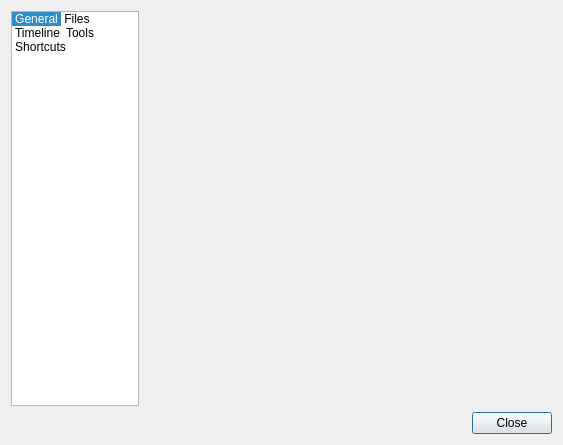
<?xml version="1.0" encoding="UTF-8"?>
<ui version="4.0">
 <class>PreferencesDialog</class>
 <widget class="QDialog" name="PreferencesDialog">
  <property name="geometry">
   <rect>
    <x>0</x>
    <y>0</y>
    <width>563</width>
    <height>445</height>
   </rect>
  </property>
  <property name="maximumSize">
   <size>
    <width>600</width>
    <height>680</height>
   </size>
  </property>
  <property name="windowTitle">
   <string>Preferences</string>
  </property>
  <layout class="QVBoxLayout" name="mainLayout">
   <item>
    <layout class="QHBoxLayout" name="horizontalLayout">
     <item>
      <widget class="QListWidget" name="contentsWidget">
       <property name="sizePolicy">
        <sizepolicy hsizetype="Preferred" vsizetype="Preferred">
         <horstretch>0</horstretch>
         <verstretch>0</verstretch>
        </sizepolicy>
       </property>
       <property name="minimumSize">
        <size>
         <width>120</width>
         <height>0</height>
        </size>
       </property>
       <property name="maximumSize">
        <size>
         <width>128</width>
         <height>16777215</height>
        </size>
       </property>
       <property name="iconSize">
        <size>
         <width>96</width>
         <height>84</height>
        </size>
       </property>
       <property name="movement">
        <enum>QListView::Static</enum>
       </property>
       <property name="spacing">
        <number>5</number>
       </property>
       <property name="viewMode">
        <enum>QListView::IconMode</enum>
       </property>
       <property name="currentRow">
        <number>0</number>
       </property>
       <item>
        <property name="text">
         <string>General</string>
        </property>
        <property name="textAlignment">
         <set>AlignCenter</set>
        </property>
        <property name="icon">
         <iconset resource="../data/app.qrc">
          <normaloff>:/icons/prefspencil.png</normaloff>:/icons/prefspencil.png</iconset>
        </property>
        <property name="flags">
         <set>ItemIsSelectable|ItemIsEnabled</set>
        </property>
       </item>
       <item>
        <property name="text">
         <string>Files</string>
        </property>
        <property name="textAlignment">
         <set>AlignCenter</set>
        </property>
        <property name="icon">
         <iconset resource="../data/app.qrc">
          <normaloff>:/icons/prefs-files.png</normaloff>:/icons/prefs-files.png</iconset>
        </property>
        <property name="flags">
         <set>ItemIsSelectable|ItemIsEnabled</set>
        </property>
       </item>
       <item>
        <property name="text">
         <string>Timeline</string>
        </property>
        <property name="textAlignment">
         <set>AlignCenter</set>
        </property>
        <property name="icon">
         <iconset resource="../data/app.qrc">
          <normaloff>:/icons/prefstimeline.png</normaloff>:/icons/prefstimeline.png</iconset>
        </property>
        <property name="flags">
         <set>ItemIsSelectable|ItemIsEnabled</set>
        </property>
       </item>
       <item>
        <property name="text">
         <string>Tools</string>
        </property>
        <property name="textAlignment">
         <set>AlignCenter</set>
        </property>
        <property name="icon">
         <iconset resource="../data/app.qrc">
          <normaloff>:/icons/prefs-files.png</normaloff>:/icons/prefs-files.png</iconset>
        </property>
        <property name="flags">
         <set>ItemIsSelectable|ItemIsEnabled</set>
        </property>
       </item>
       <item>
        <property name="text">
         <string>Shortcuts</string>
        </property>
        <property name="textAlignment">
         <set>AlignCenter</set>
        </property>
        <property name="icon">
         <iconset resource="../data/app.qrc">
          <normaloff>:/icons/prefs-shortcuts.png</normaloff>:/icons/prefs-shortcuts.png</iconset>
        </property>
        <property name="flags">
         <set>ItemIsSelectable|ItemIsEnabled</set>
        </property>
       </item>
      </widget>
     </item>
     <item>
      <widget class="QStackedWidget" name="pagesWidget">
       <property name="minimumSize">
        <size>
         <width>0</width>
         <height>40</height>
        </size>
       </property>
       <widget class="GeneralPage" name="general"/>
       <widget class="FilesPage" name="filesPage"/>
       <widget class="TimelinePage" name="timeline"/>
       <widget class="ToolsPage" name="tools"/>
       <widget class="ShortcutsPage" name="shortcuts"/>
      </widget>
     </item>
    </layout>
   </item>
   <item>
    <widget class="QDialogButtonBox" name="buttonBox">
     <property name="standardButtons">
      <set>QDialogButtonBox::Close</set>
     </property>
    </widget>
   </item>
  </layout>
 </widget>
 <customwidgets>
  <customwidget>
   <class>GeneralPage</class>
   <extends>QWidget</extends>
   <header>preferencesdialog.h</header>
   <container>1</container>
  </customwidget>
  <customwidget>
   <class>FilesPage</class>
   <extends>QWidget</extends>
   <header>preferencesdialog.h</header>
   <container>1</container>
   <slots>
    <signal>clearRecentList()</signal>
   </slots>
  </customwidget>
  <customwidget>
   <class>TimelinePage</class>
   <extends>QWidget</extends>
   <header>preferencesdialog.h</header>
   <container>1</container>
  </customwidget>
  <customwidget>
   <class>ToolsPage</class>
   <extends>QWidget</extends>
   <header>preferencesdialog.h</header>
   <container>1</container>
  </customwidget>
  <customwidget>
   <class>ShortcutsPage</class>
   <extends>QWidget</extends>
   <header>shortcutspage.h</header>
   <container>1</container>
  </customwidget>
 </customwidgets>
 <resources>
  <include location="../data/app.qrc"/>
 </resources>
 <connections/>
 <slots>
  <signal>clearRecentList()</signal>
  <slot>changePage(QListWidgetItem*,QListWidgetItem*)</slot>
 </slots>
</ui>
